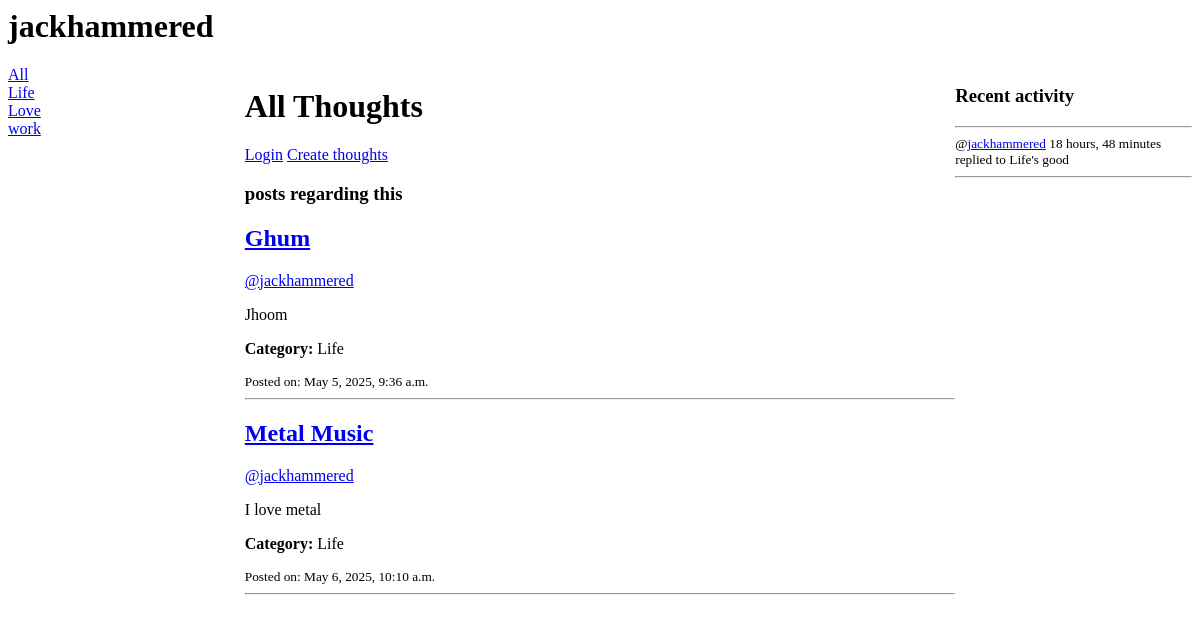
The app's page /profile/1/, older data.
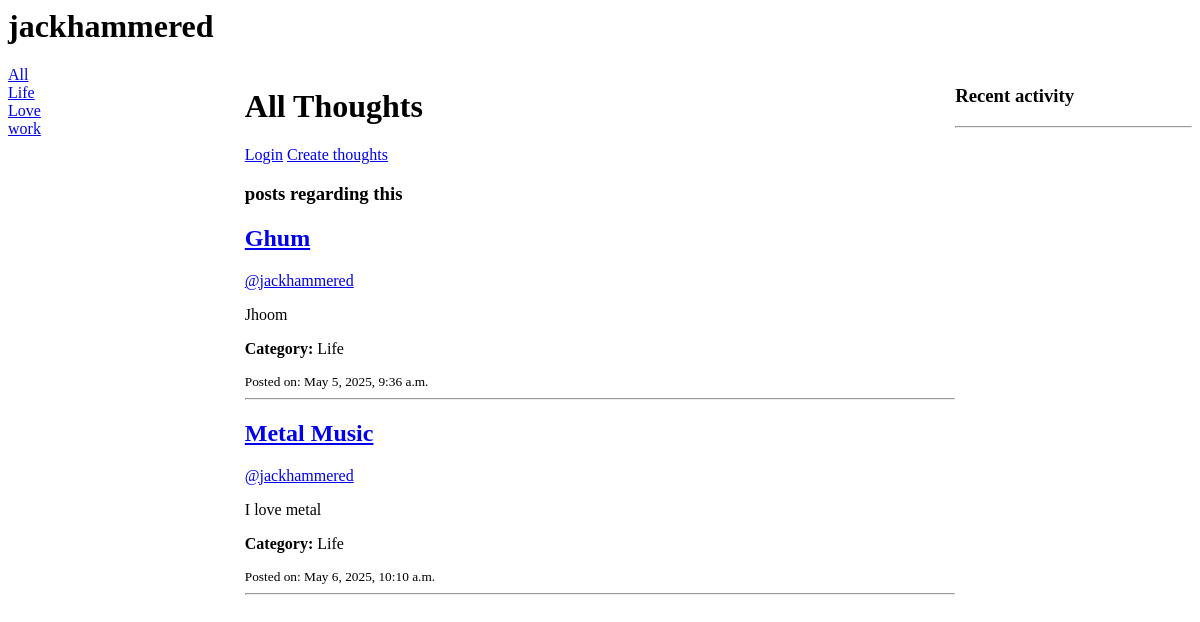
The same page, newer data.
### post/models.py (models this page shows, shortened)
class Category(models.Model):
    name = models.CharField(max_length=100)

class Thoughts(models.Model):
    host = models.ForeignKey(User, on_delete=models.SET_NULL, null=True)
    title = models.CharField(max_length=100)
    description = models.TextField(max_length=300)
    created_at = models.DateTimeField(auto_now_add=True)
    category = models.ForeignKey(Category, on_delete=models.CASCADE)
    def __str__(self):
        return self.title

class Comment(models.Model):
    user = models.ForeignKey(User, on_delete=models.CASCADE)
    thoughts = models.ForeignKey(Thoughts, on_delete=models.CASCADE)
    time = models.DateTimeField(auto_now_add=True)
    content = models.TextField(max_length=200)

### post/views.py (the view)
# urls.py: path("profile/<int:pk>/",views.userProfile, name="profile"),
def userProfile(request,pk):
    user = User.objects.get(id=pk)
    thoughts = user.thoughts_set.all()
    comments = user.comment_set.all()
    categories = Category.objects.all()
    return render(request, "post/profile.html", {"user": user, "thoughts":thoughts, "comments":comments, "categories":categories})

### post/templates/post/profile.html (shortened to what this page needs)
<h1>{{user.username}}</h1>
<div class="profile-container">
    <div>
        {% include 'post/browse_component.html' %}
    </div>
    <div>
        {% include 'post/main_component.html' %}
    </div>
    <div>
        {% include 'post/activity_component.html' %}
    </div>
</div>

### post/templates/post/browse_component.html
<div>
    <a href="{% url 'thoughts' %}">All</a>
</div>
{% for category in categories %}
<div>
    <a href="{% url 'thoughts' %}?q={{category.name}}">{{category.name}}</a>
</div>
{% endfor %}

### post/templates/post/main_component.html (shortened to what this page needs)
<h1>All Thoughts</h1>
{% if request.user.is_authenticated %}
    <a href="{% url 'logout' %}">Logout</a>
{% else %}
    <a href="{% url 'login' %}">Login</a>
{% endif %}
<a href="{% url 'create-post' %}">Create thoughts</a>
<h3>{{ thought_count }} posts regarding this</h3>
{% for thought in thoughts %}
    <div>
        <h2><a href="{% url 'single' thought.id %}">{{ thought.title }}</a></h2>
        <a href="{% url 'profile' thought.host.id %}">@{{ thought.host }}</a>
        <p>{{ thought.description|truncatechars:100 }}</p>
        <p><strong>Category:</strong> {{ thought.category.name }}</p>
        <small>Posted on: {{ thought.created_at }}</small>
        <hr>
    </div>
{% empty %}
    <p>No thoughts posted yet.</p>
{% endfor %}

### post/templates/post/activity_component.html (shortened to what this page needs)
<h3>Recent activity</h3>
<hr>
{% for comment in comments %}
<div>
    <small>@<a href="{% url 'profile' comment.user.id %}">{{comment.user}}</a> {{comment.time|timesince}}</small><br>
    <small>replied to {{comment.thoughts}}</small>
    <hr>
</div>
{% endfor %}

Row changes from the older to the newer data that the page shows:
removed Comment: user "jackhammered", time "18 hours, 48 minutes", thoughts "Life's good"
